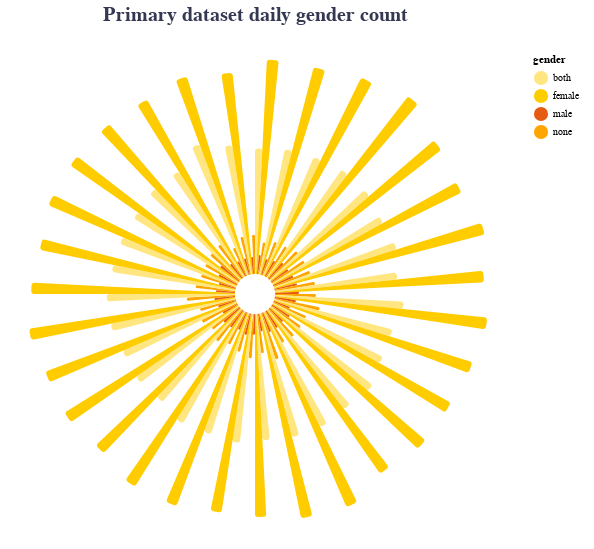

Notebook code for this chart:
### Markdown cell above
### 1. Bursting Sun - summary

### Code cell
source = pd.read_csv('data/viz/comments_summary_gender.csv')

selection = alt.selection_multi(fields=['gender'], bind='legend')

base = alt.Chart(source.reset_index()).encode(
    theta=alt.Theta('index:O', stack=True, band=0.6),
    radius=alt.Radius('status:Q', scale=alt.Scale(type="sqrt", zero=True, rangeMin=20)),
    color=alt.Color('gender', 
                    scale=alt.Scale(range=[Yellow, Orange, redorange, brightorange]),
                    legend=alt.Legend( 
                    symbolType='circle', 
                    symbolSize=200)),
    opacity=alt.condition(selection, alt.value(1), alt.value(0.2)),
    tooltip=[
        alt.Tooltip('status', title='count'),
        alt.Tooltip('created_day', title='day'),
        alt.Tooltip('gender', title='gender')])
c1 = base.mark_arc(innerRadius=50, cornerRadius=3).add_selection(selection)

c1.properties(width=500, height=500, title='Primary dataset daily gender count'
).configure_view(stroke=None
).configure_title(
    fontSize=20,
    font='Nunito',
    anchor='middle',
    dy=-15,
    color=grey3
).configure_legend(
    padding=10,
    cornerRadius=10,
    labelFont='Nunito',
    titleFont='Nunito Light'
)
